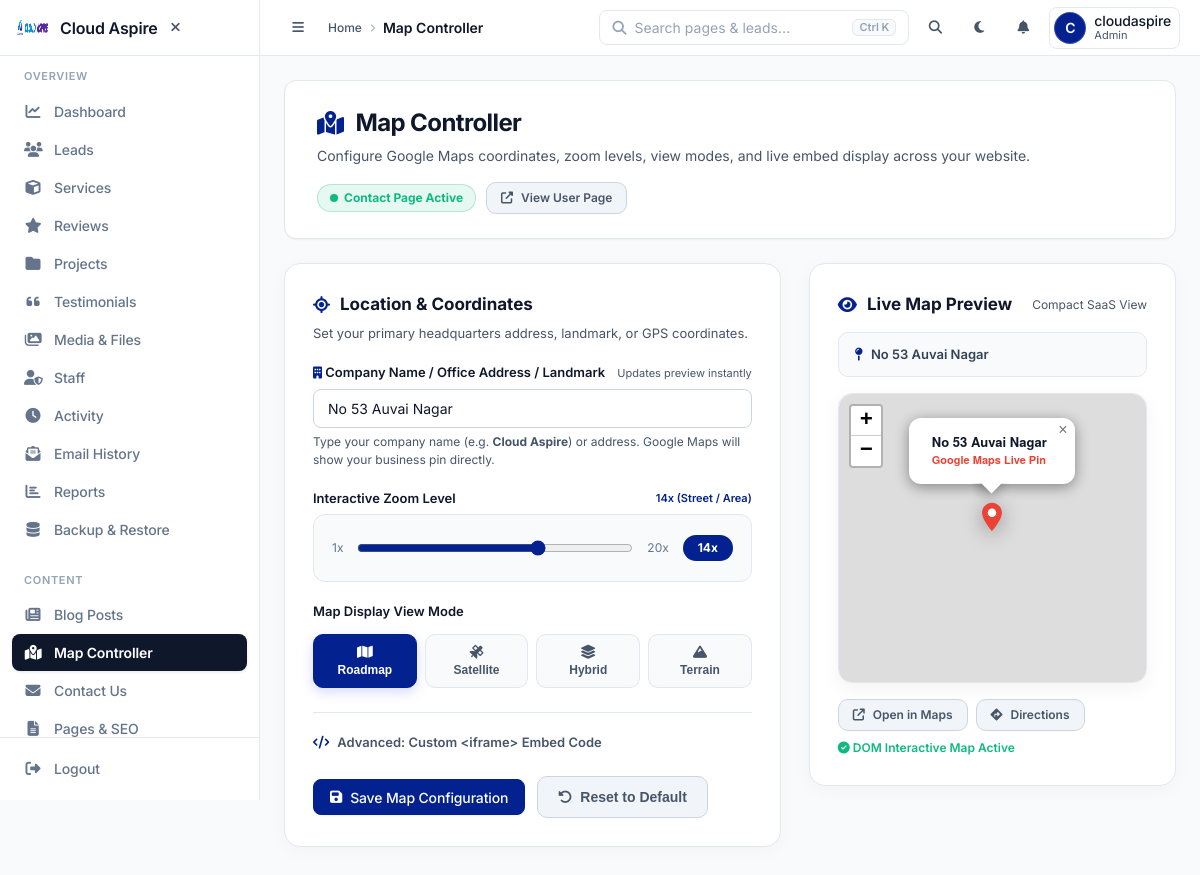
Page /admin/map.php (signed in) on the committed database.
### tables this page shows
CREATE TABLE IF NOT EXISTS `settings` (
  `id` int(11) NOT NULL AUTO_INCREMENT,
  `setting_key` varchar(100) NOT NULL,
  `setting_value` text DEFAULT NULL,
  `updated_at` timestamp NULL DEFAULT current_timestamp() ON UPDATE current_timestamp(),
  PRIMARY KEY (`id`),
  UNIQUE KEY `idx_setting_key` (`setting_key`)
);

### admin/map.php (called while the page is built, shortened)
<?php
require_once __DIR__ . '/../app/config.php';
require_once __DIR__ . '/controller/MapController.php';
$mapCtrl = new MapController($conn);
$mapData = $mapCtrl->get();
require_once __DIR__ . '/../app/Views/admin/map.php';

### admin/controller/MapController.php (called while the page is built, shortened)
<?php
class MapController {
    private PDO $conn;
    public function __construct(PDO $conn) {
        $this->conn = $conn;
    }
    public function preview(string $input, int $zoom = self::DEFAULT_ZOOM, string $mapType = 'm'): array {
        $trimmed = trim($input);
        $locationName = $trimmed;
        $iframeSrc = '';
        if (preg_match('/<iframe\b[^>]*src=["\'](https:\/\/[^"\']+)["\'][^>]*>/i', $trimmed, $m)) {
            $extractedSrc = $m[1];
            $locationName = $this->extractLocationFromUrl($extractedSrc) ?: 'Google Maps Embed';
            if (str_contains($extractedSrc, 'maps.google.com/maps?q=')) {
                $iframeSrc = 'https://www.google.com/maps/embed?origin=mfe&pb=!1m2!2m1!1s' . urlencode($locationName ?: self::DEFAULT_LOCATION);
            } else {
                $iframeSrc = htmlspecialchars($extractedSrc, ENT_QUOTES, 'UTF-8');
            }
        }
        else {
            $cln = urlencode($trimmed);
            $iframeSrc = "https://www.google.com/maps/embed?origin=mfe&pb=!1m2!2m1!1s{$cln}";
        }
        $iframeHtml = '<iframe src="' . $iframeSrc . '" width="100%" height="100%" style="border:0;" allowfullscreen="" loading="lazy"></iframe>';
        $googleMapsUrl = 'https://maps.google.com/?q=' . urlencode($locationName);
        $directionsUrl = 'https://www.google.com/maps/dir/?api=1&destination=' . urlencode($locationName);
        return [
            'success' => true,
            'location' => $locationName,
            'zoom' => $zoom,
            'map_type' => $mapType,
            'src' => $iframeSrc,
            'iframe_html' => $iframeHtml,
            'maps_url' => $googleMapsUrl,
            'directions_url' => $directionsUrl
        ];
    }
    public function extractLocationFromUrl(string $url): string {
        if (preg_match('/maps\.google\.com\/maps\?q=([^&"]+)/', $url, $m)) {
            return urldecode(str_replace('+', ' ', $m[1]));
        }
        return '';
    }
    public function get(): array {
        $saved = '';
        try {
            $stmt = $this->conn->prepare("SELECT setting_key, setting_value FROM settings WHERE setting_key IN ('contact_map_iframe', 'contact_map_location')");
            $stmt->execute();
            while ($row = $stmt->fetch(PDO::FETCH_ASSOC)) {
                if ($row['setting_key'] === 'contact_map_iframe') $saved = (string)$row['setting_value'];
            }
        } catch (Exception $e) {
            error_log("[MapController] Failed to fetch map: " . $e->getMessage());
        }
        return $this->preview($saved);
    }
}

### app/Views/admin/map.php (the view, shortened to what this page needs)
<?php
require_once __DIR__ . '/../../../admin/includes/header.php';
?>
<div class="saas-page-header">
    <div>
        <h1 class="page-title"><i class="fa-solid fa-map-location-dot" style="color: var(--primary);"></i> Map Controller</h1>
        <p class="page-subtitle">Configure Google Maps coordinates, zoom levels, view modes, and live embed display across your website.</p>
    </div>
    <div style="display: flex; gap: 10px; align-items: center;">
        <span class="badge-live-radar">
            <span class="dot-radar"></span> Contact Page Active
        </span>
        <a href="<?= $base_path ?>../contact" target="_blank" rel="noopener noreferrer" class="btn-secondary-saas" style="padding: 6px 14px; font-size: 12px;">
            <i class="fa-solid fa-external-link-alt"></i> View User Page
        </a>
    </div>
</div>
<div class="map-ctrl-layout">
    <div>
        <form method="POST" id="mapControllerForm">
            <div class="saas-card">
                <h3><i class="fa-solid fa-location-crosshairs"></i> Location &amp; Coordinates</h3>
                <p class="saas-card-subtitle">Set your primary headquarters address, landmark, or GPS coordinates.</p>
                <div class="form-group">
                    <label>
                        <span><i class="fa-solid fa-building" style="color: var(--primary);"></i> Company Name / Office Address / Landmark</span>
                        <span style="font-size: 11px; color: var(--text-secondary); font-weight: normal;">Updates preview instantly</span>
                    </label>
                    <input type="text" name="map_location" id="inputLocation" class="form-control"
                           value="<?= htmlspecialchars($mapData['location'] ?? 'Cloud Aspire') ?>"
                           placeholder="e.g. Cloud Aspire, Puducherry" required>
                    <span style="font-size: 12px; color: var(--text-secondary); margin-top: 5px; display: block;">
                        Type your company name (e.g. <strong>Cloud Aspire</strong>) or address. Google Maps will show your business pin directly.
                    </span>
                </div>
                <div class="form-group">
                    <label>
                        <span>Interactive Zoom Level</span>
                        <span id="zoomLevelDescription" style="font-size: 11px; color: var(--primary); font-weight: 600;">14x (Street / Area)</span>
                    </label>
                    <div class="zoom-slider-wrap">
                        <span style="font-size: 12px; color: #64748B;">1x</span>
                        <input type="range" name="map_zoom" id="inputZoom" min="1" max="20" value="<?= (int)($mapData['zoom'] ?? 14) ?>">
                        <span style="font-size: 12px; color: #64748B;">20x</span>
                        <div class="zoom-value-badge" id="zoomBadge"><?= (int)($mapData['zoom'] ?? 14) ?>x</div>
                    </div>
                </div>
                <div class="form-group">
                    <label>Map Display View Mode</label>
                    <div class="map-type-selector">
                        <button type="button" class="map-type-btn <?= ($mapData['map_type'] ?? 'm') === 'm' ? 'active' : '' ?>" data-type="m">
                            <i class="fa-solid fa-map"></i> Roadmap
                        </button>
                        <button type="button" class="map-type-btn <?= ($mapData['map_type'] ?? '') === 'k' ? 'active' : '' ?>" data-type="k">
                            <i class="fa-solid fa-satellite"></i> Satellite
                        </button>
                        <button type="button" class="map-type-btn <?= ($mapData['map_type'] ?? '') === 'h' ? 'active' : '' ?>" data-type="h">
                            <i class="fa-solid fa-layer-group"></i> Hybrid
                        </button>
                        <button type="button" class="map-type-btn <?= ($mapData['map_type'] ?? '') === 'p' ? 'active' : '' ?>" data-type="p">
                            <i class="fa-solid fa-mountain"></i> Terrain
                        </button>
                    </div>
                </div>
                <div style="margin-top: 24px; padding-top: 20px; border-top: 1px solid #E2E8F0;">
                    <details>
                        <summary style="font-size: 13px; font-weight: 600; color: #475569; cursor: pointer; display: flex; align-items: center; gap: 8px;">
                            <i class="fa-solid fa-code" style="color: var(--primary);"></i> Advanced: Custom &lt;iframe&gt; Embed Code
                        </summary>
                    </details>
                </div>
                <div class="btn-group-saas" style="margin-top: 24px;">
                    <button type="submit" name="save_map_settings" class="btn btn-primary">
                        <i class="fa-solid fa-floppy-disk"></i> Save Map Configuration
                    </button>
                    <button type="submit" name="reset_map_default" class="btn-secondary-saas"
                            onclick="return confirm('Reset map to default Puducherry headquarters?');">
                        <i class="fa-solid fa-rotate-left"></i> Reset to Default
                    </button>
                </div>
            </div>
        </form>
    </div>
    <div>
        <div style="position: sticky; top: 20px;">
            <div class="saas-card">
                <div style="display: flex; align-items: center; justify-content: space-between; margin-bottom: 14px;">
                    <h3 style="margin: 0;"><i class="fa-solid fa-eye"></i> Live Map Preview</h3>
                    <span style="font-size: 12px; color: var(--text-secondary);">Compact SaaS View</span>
                </div>
                <div class="info-chip">
                    <div style="display: flex; align-items: center; gap: 8px; overflow: hidden;">
                        <i class="fa-solid fa-map-pin" style="color: var(--primary); flex-shrink: 0;"></i>
                        <span id="previewLocationName" style="font-weight: 600; white-space: nowrap; text-overflow: ellipsis; overflow: hidden;">
                            <?= htmlspecialchars($mapData['location'] ?? 'No 53 Auvai Nagar, Puducherry') ?>
                        </span>
                    </div>
                </div>
                <div class="map-preview-container" id="liveMapBox" style="position: relative; padding: 0;">
                    <div id="adminDedicatedMapDOM" style="width: 100%; height: 100%; min-height: 290px; border-radius: 14px; z-index: 1;"></div>
                </div>
                <div style="margin-top: 16px; display: flex; align-items: center; justify-content: space-between; flex-wrap: wrap; gap: 8px;">
                    <div style="display: flex; gap: 8px;">
                        <a id="linkGoogleMaps" href="<?= htmlspecialchars($mapData['maps_url'] ?? 'https://maps.google.com/?q=Cloud+Aspire') ?>" target="_blank" rel="noopener noreferrer" class="btn-secondary-saas" style="padding: 6px 14px; font-size: 12px;">
                            <i class="fa-solid fa-arrow-up-right-from-square"></i> Open in Maps
                        </a>
                        <a id="linkDirections" href="<?= htmlspecialchars($mapData['directions_url'] ?? 'https://www.google.com/maps/dir/?api=1&destination=Cloud+Aspire') ?>" target="_blank" rel="noopener noreferrer" class="btn-secondary-saas" style="padding: 6px 14px; font-size: 12px;">
                            <i class="fa-solid fa-diamond-turn-right"></i> Directions
                        </a>
                    </div>
                    <span style="font-size: 12px; color: #10B981; font-weight: 600;">
                        <i class="fa-solid fa-circle-check"></i> DOM Interactive Map Active
                    </span>
                </div>
            </div>
        </div>
    </div>
</div>
<link rel="stylesheet" href="https://cdnjs.cloudflare.com/ajax/libs/leaflet/1.9.4/leaflet.min.css" />
<?php require_once __DIR__ . '/../../../admin/includes/footer.php'; ?>

### app/Views/admin/map.php (style rules this page uses)
.map-ctrl-layout { display: grid; grid-template-columns: 1.15fr 0.85fr; gap: 28px; align-items: start; }
.saas-card { background: var(--bg-card, #FFFFFF); border: 1px solid var(--border-color, #E2E8F0); border-radius: 16px; padding: 28px; box-shadow: 0 4px 20px rgba(0, 0, 0, 0.03); margin-bottom: 24px; position: relative; }
.saas-card h3 { font-size: 17px; font-weight: 700; color: var(--text-main, #0F172A); margin-bottom: 6px; display: flex; align-items: center; gap: 10px; }
.saas-card h3 i { color: var(--primary, #6366F1); }
.saas-card-subtitle { color: var(--text-secondary, #64748B); font-size: 13px; margin-bottom: 20px; }
.form-group { margin-bottom: 20px; }
.form-group label { display: block; font-size: 13px; font-weight: 600; color: var(--text-main, #1E293B); margin-bottom: 8px; display: flex; align-items: center; justify-content: space-between; }
.form-control { width: 100%; padding: 12px 16px; border: 1px solid var(--border-color, #CBD5E1); border-radius: 10px; font-size: 14px; background: var(--bg-main, #F8FAFC); color: var(--text-main, #0F172A); transition: all 0.25s ease; box-sizing: border-box; }
.map-type-selector { display: grid; grid-template-columns: repeat(4, 1fr); gap: 8px; margin-top: 6px; }
.map-type-btn { padding: 10px 8px; text-align: center; border-radius: 10px; font-size: 12px; font-weight: 600; cursor: pointer; border: 1px solid var(--border-color, #E2E8F0); background: #F8FAFC; color: #475569; transition: all 0.2s ease; display: flex; flex-direction: column; align-items: center; gap: 4px; }
.map-type-btn i { font-size: 14px; }
.map-type-btn.active { background: var(--primary, #6366F1); color: #FFFFFF; border-color: var(--primary, #6366F1); box-shadow: 0 4px 12px rgba(99, 102, 241, 0.25); }
.map-type-btn.active i { color: #FFFFFF; }
.zoom-slider-wrap { display: flex; align-items: center; gap: 14px; background: #F8FAFC; padding: 14px 18px; border-radius: 12px; border: 1px solid #E2E8F0; }
.zoom-slider-wrap input[type="range"] { flex: 1; cursor: pointer; accent-color: var(--primary, #6366F1); }
.zoom-value-badge { background: var(--primary, #6366F1); color: #FFFFFF; padding: 4px 12px; border-radius: 20px; font-size: 12px; font-weight: 700; min-width: 50px; text-align: center; }
.map-preview-container { border-radius: 14px; overflow: hidden; border: 1px solid var(--border-color, #E2E8F0); background: #F8FAFC; height: 290px; min-height: 290px; width: 100%; position: relative; box-shadow: 0 6px 20px rgba(0, 0, 0, 0.05); }
.badge-live-radar { display: inline-flex; align-items: center; gap: 6px; background: rgba(16, 185, 129, 0.1); color: #10B981; border: 1px solid rgba(16, 185, 129, 0.25); font-size: 12px; font-weight: 700; padding: 4px 12px; border-radius: 100px; }
.dot-radar { width: 8px; height: 8px; border-radius: 50%; background: #10B981; display: inline-block; box-shadow: 0 0 0 0 rgba(16, 185, 129, 0.7); animation: radarPulse 2s infinite; }
.btn-group-saas { display: flex; gap: 12px; align-items: center; flex-wrap: wrap; margin-top: 10px; }
.btn-secondary-saas { padding: 12px 20px; border-radius: 10px; font-size: 14px; font-weight: 600; color: #475569; background: #F1F5F9; border: 1px solid #CBD5E1; cursor: pointer; text-decoration: none; display: inline-flex; align-items: center; gap: 8px; transition: all 0.2s ease; }
.info-chip { background: #F8FAFC; border: 1px solid #E2E8F0; border-radius: 10px; padding: 12px 16px; font-size: 13px; color: #334155; margin-bottom: 16px; display: flex; align-items: center; justify-content: space-between; }

### rows in the picture
settings: map_location "No 53 Auvai Nagar", map_zoom "14", setting_value "14", setting_value "No 53 Auvai Nagar"

### other values in the picture
$site_name "Cloud Aspire"
$section_label "OVERVIEW"
$item['label'] "Dashboard"
$item['label'] "Leads"
$item['label'] "Services"
$item['label'] "Reviews"
$item['label'] "Projects"
$item['label'] "Testimonials"
$item['label'] "Media & Files"
$item['label'] "Staff"
$item['label'] "Activity"
$item['label'] "Email History"
$item['label'] "Reports"
$item['label'] "Backup & Restore"
$section_label "CONTENT"
